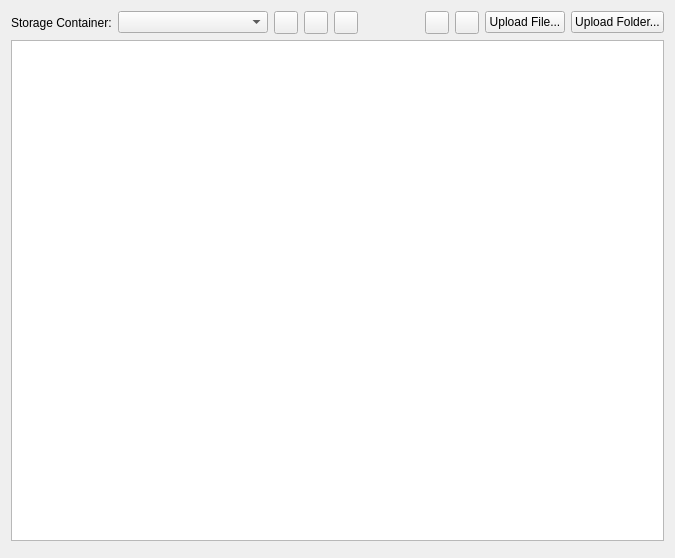
<?xml version="1.0" encoding="UTF-8"?>
<ui version="4.0">
 <class>StorageBrowserWidget</class>
 <widget class="QWidget" name="StorageBrowserWidget">
  <property name="geometry">
   <rect>
    <x>0</x>
    <y>0</y>
    <width>675</width>
    <height>558</height>
   </rect>
  </property>
  <property name="windowTitle">
   <string>Form</string>
  </property>
  <layout class="QVBoxLayout" name="verticalLayout">
   <item>
    <layout class="QHBoxLayout" name="horizontalLayout">
     <item>
      <widget class="QLabel" name="label">
       <property name="text">
        <string>Storage Container:</string>
       </property>
      </widget>
     </item>
     <item>
      <widget class="QComboBox" name="StorageContainer">
       <property name="minimumSize">
        <size>
         <width>150</width>
         <height>0</height>
        </size>
       </property>
       <property name="toolTip">
        <string/>
       </property>
       <property name="accessibleName">
        <string>Storage container</string>
       </property>
      </widget>
     </item>
     <item>
      <widget class="QToolButton" name="AddContainerButton">
       <property name="toolTip">
        <string>Create new storage container</string>
       </property>
       <property name="accessibleName">
        <string/>
       </property>
       <property name="text">
        <string/>
       </property>
       <property name="icon">
        <iconset theme="new">
         <normaloff>.</normaloff>.</iconset>
       </property>
      </widget>
     </item>
     <item>
      <widget class="QToolButton" name="DeleteContainerButton">
       <property name="toolTip">
        <string>Delete active storage container</string>
       </property>
       <property name="accessibleName">
        <string/>
       </property>
       <property name="text">
        <string/>
       </property>
       <property name="icon">
        <iconset theme="remove">
         <normaloff>.</normaloff>.</iconset>
       </property>
      </widget>
     </item>
     <item>
      <widget class="QToolButton" name="RefreshButton">
       <property name="toolTip">
        <string>Refresh display of storage container contents</string>
       </property>
       <property name="accessibleName">
        <string/>
       </property>
       <property name="text">
        <string/>
       </property>
       <property name="icon">
        <iconset theme="refresh">
         <normaloff>.</normaloff>.</iconset>
       </property>
      </widget>
     </item>
     <item>
      <spacer name="horizontalSpacer">
       <property name="orientation">
        <enum>Qt::Horizontal</enum>
       </property>
       <property name="sizeHint" stdset="0">
        <size>
         <width>40</width>
         <height>20</height>
        </size>
       </property>
      </spacer>
     </item>
     <item>
      <widget class="QToolButton" name="AddFolderButton">
       <property name="toolTip">
        <string>Create new folder in currently selected folder.</string>
       </property>
       <property name="accessibleName">
        <string/>
       </property>
       <property name="text">
        <string/>
       </property>
       <property name="icon">
        <iconset theme="newfolder">
         <normaloff>.</normaloff>.</iconset>
       </property>
      </widget>
     </item>
     <item>
      <widget class="QToolButton" name="DeleteItemButton">
       <property name="toolTip">
        <string>Delete currently selected file or folder.</string>
       </property>
       <property name="accessibleName">
        <string/>
       </property>
       <property name="text">
        <string/>
       </property>
       <property name="icon">
        <iconset theme="session_error"/>
       </property>
      </widget>
     </item>
     <item>
      <widget class="QPushButton" name="UploadFileButton">
       <property name="toolTip">
        <string>Upload one or multiple files into the currently selected folder.</string>
       </property>
       <property name="text">
        <string>Upload File...</string>
       </property>
       <property name="icon">
        <iconset theme="upload">
         <normaloff>.</normaloff>.</iconset>
       </property>
      </widget>
     </item>
     <item>
      <widget class="QPushButton" name="UploadFolderButton">
       <property name="toolTip">
        <string>Upload a folder with all its contents into the currently selected folder.</string>
       </property>
       <property name="text">
        <string>Upload Folder...</string>
       </property>
       <property name="icon">
        <iconset theme="directory">
         <normaloff>.</normaloff>.</iconset>
       </property>
      </widget>
     </item>
    </layout>
   </item>
   <item>
    <widget class="QTreeView" name="FileTree">
     <property name="accessibleName">
      <string>File structure in selected container</string>
     </property>
     <attribute name="headerVisible">
      <bool>false</bool>
     </attribute>
    </widget>
   </item>
   <item>
    <widget class="QWidget" name="ContentEditGroup" native="true">
     <layout class="QHBoxLayout" name="horizontalLayout_2">
      <property name="leftMargin">
       <number>0</number>
      </property>
      <property name="topMargin">
       <number>0</number>
      </property>
      <property name="rightMargin">
       <number>0</number>
      </property>
      <property name="bottomMargin">
       <number>0</number>
      </property>
     </layout>
    </widget>
   </item>
  </layout>
 </widget>
 <tabstops>
  <tabstop>StorageContainer</tabstop>
  <tabstop>AddContainerButton</tabstop>
  <tabstop>DeleteContainerButton</tabstop>
  <tabstop>RefreshButton</tabstop>
  <tabstop>AddFolderButton</tabstop>
  <tabstop>DeleteItemButton</tabstop>
  <tabstop>UploadFileButton</tabstop>
  <tabstop>UploadFolderButton</tabstop>
  <tabstop>FileTree</tabstop>
 </tabstops>
 <resources>
  <include location="../../Resources/ArrtApplication.qrc"/>
 </resources>
 <connections/>
</ui>
